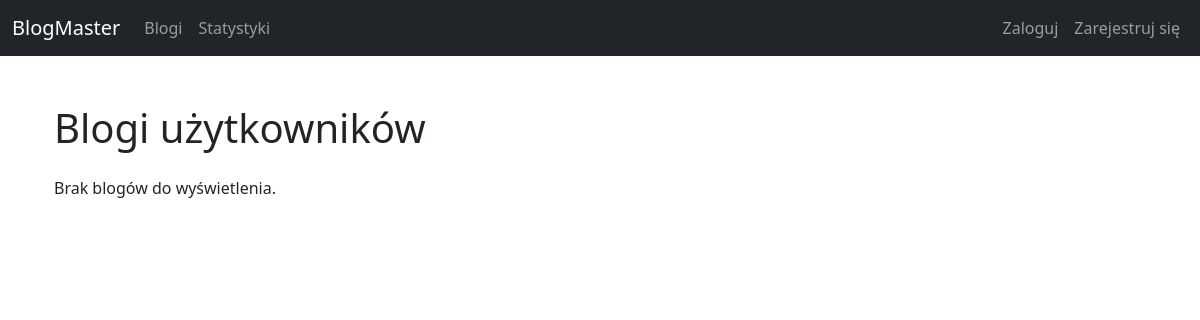
/blogs/, run on an earlier commit of the app's database.
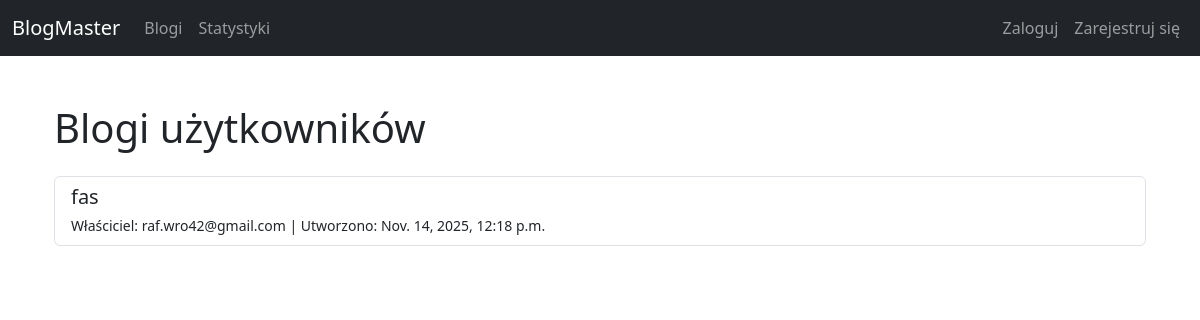
And on a later commit of the database.
### blogs/models.py (models this page shows, shortened)
class Blog(models.Model):
    owner = models.ForeignKey(User, on_delete=models.CASCADE, related_name='blogs')
    title = models.CharField(max_length=200)
    description = models.TextField(blank=True)
    created_at = models.DateTimeField(auto_now_add=True)

### accounts/models.py (models this page shows, shortened)
class CustomUser(AbstractBaseUser, PermissionsMixin):
    email = models.EmailField(unique=True)
    date_joined = models.DateTimeField(default=timezone.now)
    is_active = models.BooleanField(default=True)
    is_staff = models.BooleanField(default=False)
    USERNAME_FIELD = "email"
    REQUIRED_FIELDS = []  # nie wymagamy nic więcej przy tworzeniu superusera
    objects = CustomUserManager()

### blogs/views.py (the view)
# urls.py: path('', views.blog_list, name='blog_list'),
def blog_list(request):
    blogs = Blog.objects.order_by('-created_at')
    return render(request, 'blogs/blog_list.html', {'blogs': blogs})

### blogs/templates/blogs/blog_list.html (shortened to what this page needs)
{% extends 'base.html' %}
{% block content %}
<div class="container mt-4">
    <h1 class="mb-4">Blogi użytkowników</h1>
    {% if blogs %}
        <div class="list-group">
            {% for blog in blogs %}
                <a href="{% url 'blog_detail' blog.id %}" class="list-group-item list-group-item-action">
                    <h5 class="mb-1">{{ blog.title }}</h5>
                    <small>
                        Właściciel: {{ blog.owner.email }} |
                        Utworzono: {{ blog.created_at }}
                    </small>
                </a>
            {% endfor %}
        </div>
    {% else %}
        <p>Brak blogów do wyświetlenia.</p>
    {% endif %}
</div>
{% endblock %}

What changed in the data, as far as the page shows it:
added Blog: title "fas", owner.email "raf.wro42@gmail.com", created_at "Nov. 14, 2025, 12:18 p.m."
Also different on the page:
text no longer shown: "Brak blogów do wyświetlenia."
